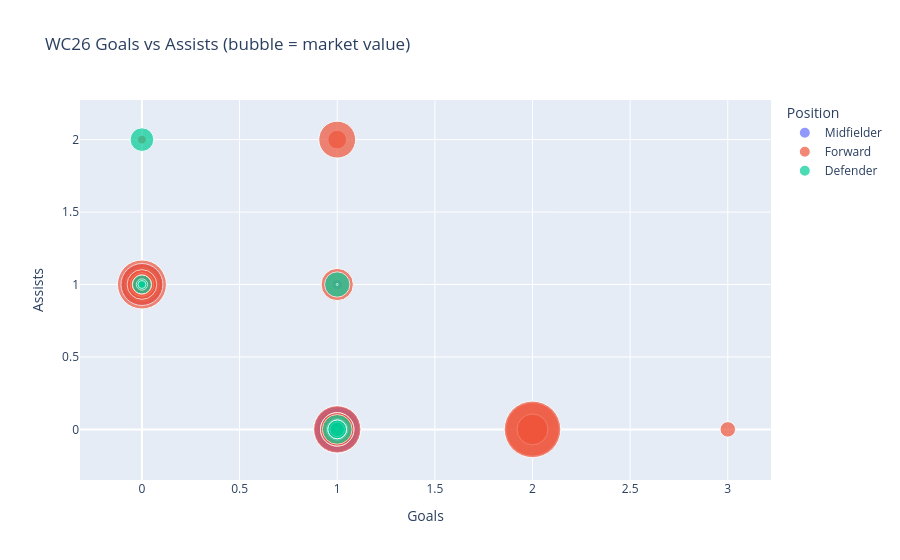

The code cell stored with this chart in its notebook:
### Code cell
# Goals vs assists scatter — bubble = market value
df = con.execute("""
    SELECT
        e.name, n.espn_name AS nation, e.position,
        e.wc_goals, e.wc_assists,
        COALESCE(e.market_value_eur_tm, 0) / 1e6 AS mv_m
    FROM enrichment e
    JOIN nations n ON e.nation_id = n.nation_id
    WHERE e.wc_goals + e.wc_assists > 0
""").df()

fig = px.scatter(
    df, x='wc_goals', y='wc_assists',
    size='mv_m', size_max=40,
    color='position',
    hover_data=['name', 'nation', 'mv_m'],
    title='WC26 Goals vs Assists (bubble = market value)',
    labels={'wc_goals': 'Goals', 'wc_assists': 'Assists', 'position': 'Position'}
)
fig.show()

### Figure 1 — Plotly figure (JSON) as saved in the notebook; plotly's stock layout.template omitted (floating-point values rounded to 4 significant figures; data arrays with more than 128 entries replaced by an {"elided": "..."} marker saying what was removed)
{"data": [{"customdata": {"elided": "44x3 mixed values"}, "hovertemplate": "Position=Midfielder<br>Goals=%{x}<br>Assists=%{y}<br>mv_m=%{customdata[2]}<br>name=%{customdata[0]}<br>nation=%{customdata[1]}<extra></extra>", "legendgroup": "Midfielder", "marker": {"color": "#636efa", "size": [12.0, 7.0, 28.0, 4.0, 30.0, 70.0, 1.5, 1.2, 100.0, 100.0, 50.0, 0.0, 35.0, 35.0, 8.0, 2.5, 18.0, 0.0, 14.0, 22.0, 10.0, 15.0, 140.0, 120.0, 75.0, 130.0, 10.0, 8.0, 13.0, 0.0, 35.0, 2.5, 65.0, 12.0, 0.0, 40.0, 0.5, 20.0, 10.0, 10.0, 15.0, 4.0, 30.0, 40.0], "sizemode": "area", "sizeref": 0.125, "symbol": "circle"}, "mode": "markers", "name": "Midfielder", "orientation": "v", "showlegend": true, "type": "scatter", "x": [0.0, 1.0, 0.0, 1.0, 0.0, 0.0, 1.0, 0.0, 1.0, 0.0, 1.0, 0.0, 0.0, 2.0, 1.0, 1.0, 0.0, 0.0, 0.0, 0.0, 0.0, 1.0, 1.0, 0.0, 0.0, 1.0, 1.0, 1.0, 1.0, 0.0, 1.0, 2.0, 0.0, 1.0, 0.0, 1.0, 1.0, 0.0, 1.0, 1.0, 1.0, 1.0, 1.0, 0.0], "xaxis": "x", "y": [1.0, 1.0, 1.0, 0.0, 1.0, 1.0, 0.0, 1.0, 0.0, 1.0, 0.0, 2.0, 1.0, 0.0, 0.0, 0.0, 1.0, 1.0, 1.0, 1.0, 1.0, 0.0, 0.0, 1.0, 1.0, 0.0, 0.0, 0.0, 0.0, 1.0, 0.0, 0.0, 1.0, 0.0, 1.0, 0.0, 0.0, 1.0, 0.0, 0.0, 0.0, 0.0, 0.0, 1.0], "yaxis": "y"}, {"customdata": [["Raul JIMENEZ", "Mexico", 3], ["Julian QUINONES", "Mexico", 14], ["Roberto ALVARADO", "Mexico", 7.5], ["OH Hyeongyu", "South Korea", 15], ["Cyle LARIN", "Canada", 2.5], ["Promise DAVID", "Canada", 17], ["Christian PULISIC", "United States", 40], ["Folarin BALOGUN", "United States", 40], ["VINICIUS JUNIOR", "Brazil", 140], ["Nestory IRANKUNDA", "Australia", 8], ["Kai HAVERTZ", "Germany", 55], ["Deniz UNDAV", "Germany", 22], ["Crysencio SUMMERVILLE", "Netherlands", 0], ["Amad DIALLO", "Ivory Coast", 45], ["Alexander Isak", "Sweden", 85], ["Viktor GYOKERES", "Sweden", 65], ["Kylian MBAPPE", "France", 180], ["Michael OLISE", "France", 150], ["Bradley BARCOLA", "France", 70], ["AYMEN HUSSEIN", "Iraq", 0.4], ["Lionel MESSI", "Argentina", 15], ["Marko ARNAUTOVIC", "Austria", 2], ["Bukayo SAKA", "England", 110], ["Harry KANE", "England", 60], ["Marcus RASHFORD", "England", 40], ["Breel EMBOLO", "Switzerland", 15], ["Chris WOOD", "New Zealand", 5], ["Erling HAALAND", "Norway", 200], ["ALI OLWAN", "Jordan", 0.8], ["Luis DIAZ", "Colombia", 70], ["Jaminton CAMPAZ", "Colombia", 5.5], ["Jovo LUKIC", "Bosnia-Herzegovina", 2.2], ["Brahim DIAZ", "Morocco", 35], ["Koki OGAWA", "Japan", 2], ["Julio ENCISO", "Paraguay", 25], ["Iliman NDIAYE", "Senegal", 55], ["Ibrahim MBAYE", "Senegal", 30], ["MOHAMED SALAH", "Egypt", 22], ["Ivan PERISIC", "Croatia", 1.2], ["Petar Musa", "Croatia", 12], ["Yoane WISSA", "Congo DR", 25]], "hovertemplate": "Position=Forward<br>Goals=%{x}<br>Assists=%{y}<br>mv_m=%{customdata[2]}<br>name=%{customdata[0]}<br>nation=%{customdata[1]}<extra></extra>", "legendgroup": "Forward", "marker": {"color": "#EF553B", "size": [3.0, 14.0, 7.5, 15.0, 2.5, 17.0, 40.0, 40.0, 140.0, 8.0, 55.0, 22.0, 0.0, 45.0, 85.0, 65.0, 180.0, 150.0, 70.0, 0.4, 15.0, 2.0, 110.0, 60.0, 40.0, 15.0, 5.0, 200.0, 0.8, 70.0, 5.5, 2.2, 35.0, 2.0, 25.0, 55.0, 30.0, 22.0, 1.2, 12.0, 25.0], "sizemode": "area", "sizeref": 0.125, "symbol": "circle"}, "mode": "markers", "name": "Forward", "orientation": "v", "showlegend": true, "type": "scatter", "x": [1.0, 1.0, 0.0, 1.0, 1.0, 0.0, 0.0, 2.0, 1.0, 1.0, 2.0, 1.0, 1.0, 1.0, 1.0, 1.0, 2.0, 0.0, 1.0, 1.0, 3.0, 1.0, 0.0, 2.0, 1.0, 1.0, 0.0, 2.0, 1.0, 1.0, 1.0, 1.0, 0.0, 0.0, 0.0, 0.0, 1.0, 0.0, 0.0, 1.0, 1.0], "xaxis": "x", "y": [0.0, 0.0, 1.0, 0.0, 0.0, 1.0, 1.0, 0.0, 0.0, 0.0, 0.0, 2.0, 0.0, 0.0, 2.0, 1.0, 0.0, 1.0, 0.0, 0.0, 0.0, 0.0, 1.0, 0.0, 0.0, 0.0, 2.0, 0.0, 0.0, 0.0, 0.0, 0.0, 1.0, 1.0, 1.0, 1.0, 0.0, 1.0, 1.0, 0.0, 0.0], "yaxis": "y"}, {"customdata": [["Alex FREEMAN", "United States", 3.5], ["BOUALEM KHOUKHI", "Qatar", 0.2], ["Joshua KIMMICH", "Germany", 35], ["Nico SCHLOTTERBECK", "Germany", 55], ["Nathaniel BROWN", "Germany", 40], ["Virgil VAN DIJK", "Netherlands", 0], ["Wilfried SINGO", "Ivory Coast", 23], ["Abdulelah ALAMRI", "Saudi Arabia", 0], ["Ramin REZAEIAN", "Iran", 0.25], ["Vladimir COUFAL", "Czechia", 2.5], ["Ladislav KREJCI", "Czechia", 22], ["Omar Rekik", "Tunisia", 0.5], ["Leo OSTIGARD", "Norway", 13], ["David MOLLER WOLFE", "Norway", 8], ["Daniel MUNOZ", "Colombia", 22], ["Sead KOLASINAC", "Bosnia-Herzegovina", 4]], "hovertemplate": "Position=Defender<br>Goals=%{x}<br>Assists=%{y}<br>mv_m=%{customdata[2]}<br>name=%{customdata[0]}<br>nation=%{customdata[1]}<extra></extra>", "legendgroup": "Defender", "marker": {"color": "#00cc96", "size": [3.5, 0.2, 35.0, 55.0, 40.0, 0.0, 23.0, 0.0, 0.25, 2.5, 22.0, 0.5, 13.0, 8.0, 22.0, 4.0], "sizemode": "area", "sizeref": 0.125, "symbol": "circle"}, "mode": "markers", "name": "Defender", "orientation": "v", "showlegend": true, "type": "scatter", "x": [0.0, 1.0, 0.0, 1.0, 1.0, 1.0, 0.0, 1.0, 1.0, 0.0, 1.0, 1.0, 1.0, 0.0, 1.0, 0.0], "xaxis": "x", "y": [1.0, 0.0, 2.0, 0.0, 1.0, 0.0, 1.0, 0.0, 1.0, 1.0, 0.0, 0.0, 0.0, 1.0, 0.0, 1.0], "yaxis": "y"}], "layout": {"legend": {"itemsizing": "constant", "title": {"text": "Position"}, "tracegroupgap": 0}, "title": {"text": "WC26 Goals vs Assists (bubble = market value)"}, "xaxis": {"anchor": "y", "domain": [0, 1], "title": {"text": "Goals"}}, "yaxis": {"anchor": "x", "domain": [0, 1], "title": {"text": "Assists"}}}}
